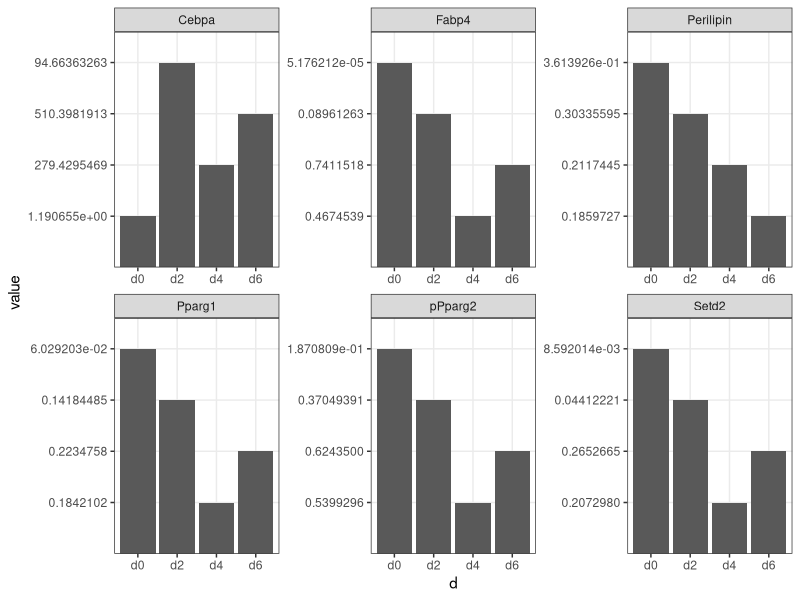

This figure's R source:
library(tidyverse)
data = read_csv("expression.csv")
groups = group_by(data, Markers)
means = summarise(groups, d0 = mean(D0), d2 = mean(D2), d4 = mean(D4), d6 = mean(D6))
sd = summarise(groups, d0 = sd(D0), d2 = sd(D2), d4 = sd(D4), d6 = sd(D6))
t = t(means)
s = as.data.frame(t[2:5,])
s = rename(s, Cebpa = V1, Fabp4 = V2, Perilipin = V3, Pparg1 = V4, pPparg2 = V5, Setd2 = V6)
r = gather(s, marker, value)
d = c("d0","d2","d4","d6")
d = c(d,d,d,d,d,d)
r = cbind(r,d)
ggplot(r) + geom_bar(aes(d, value), stat = "identity") + facet_wrap(~marker, scales = "free") + theme_bw()
